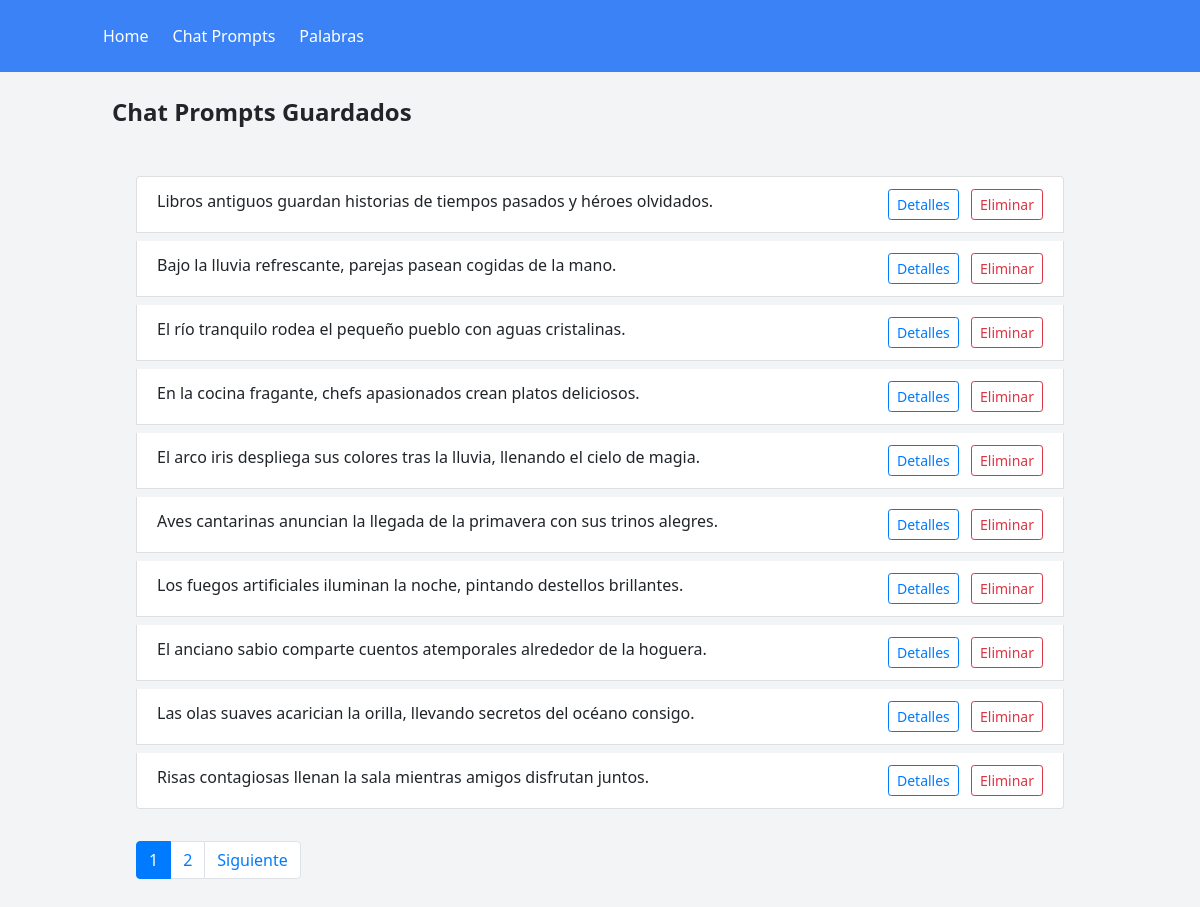
The app's page /prompts with its own data.
### models/prompt.py (models this page shows, shortened)
class Prompt(db.Model):
    id = db.Column(db.Integer, primary_key=True)
    content = db.Column(db.String(100))
    timestamp = db.Column(db.DateTime, default=datetime.now(timezone('America/Santiago')))

### routes/index.py (the view)
@index.route("/prompts")
def show_prompts():
    page = request.args.get('page', 1, type=int)
    per_page = 10
    prompts = Prompt.query.order_by(Prompt.id.desc()).paginate(page=page, per_page=per_page)
    return render_template('show_prompts.html', prompts=prompts)

### templates/show_prompts.html (shortened to what this page needs)
{% extends "layouts/main_nav.html" %}
{% block content %}
    <h1 class="text-2xl font-semibold mb-4">Chat Prompts Guardados</h1>
    <div class="container mx-auto p-6">
        {% if prompts.items %}
            <ul class="list-group">
                {% for form in prompts.items %}
                    <li class="list-group-item mb-2">
                        <span>{{ form.content }}</span>
                        <div class="float-right">
                            <a href="{{ url_for('index.details_of_prompt', form_id=form.id) }}" class="btn btn-outline-primary btn-sm mr-2">Detalles</a>
                            <a href="{{ url_for('index.delete_prompt', form_id=form.id) }}" class="btn btn-outline-danger btn-sm">Eliminar</a>
                        </div>
                    </li>
                {% endfor %}
            </ul>
            <div class="mt-4">
                <nav aria-label="Pagination">
                    <ul class="pagination">
                        {% for num in prompts.iter_pages(left_edge=1, right_edge=1, left_current=1, right_current=2) %}
                            {% if num %}
                                <li class="page-item {% if prompts.page == num %}active{% endif %}">
                                    <a class="page-link" href="{{ url_for('index.show_prompts', page=num) }}">{{ num }}</a>
                                </li>
                            {% else %}
                                <li class="page-item disabled"><span class="page-link">...</span></li>
                            {% endif %}
                        {% endfor %}
                        {% if prompts.has_next %}
                            <li class="page-item"><a class="page-link" href="{{ url_for('index.show_prompts', page=prompts.next_num) }}">Siguiente</a></li>
                        {% endif %}
                    </ul>
                </nav>
            </div>
        {% else %}
            <p>No hay formularios guardados.</p>
        {% endif %}
    </div>
{% endblock %}

### records on screen
Prompt: content "Libros antiguos guardan historias de tiempos pasados y héroes olvidados."
Prompt: content "Bajo la lluvia refrescante, parejas pasean cogidas de la mano."
Prompt: content "El río tranquilo rodea el pequeño pueblo con aguas cristalinas."
Prompt: content "En la cocina fragante, chefs apasionados crean platos deliciosos."
Prompt: content "El arco iris despliega sus colores tras la lluvia, llenando el cielo de magia."
Prompt: content "Aves cantarinas anuncian la llegada de la primavera con sus trinos alegres."
Prompt: content "Los fuegos artificiales iluminan la noche, pintando destellos brillantes."
Prompt: content "El anciano sabio comparte cuentos atemporales alrededor de la hoguera."
Prompt: content "Las olas suaves acarician la orilla, llevando secretos del océano consigo."
Prompt: content "Risas contagiosas llenan la sala mientras amigos disfrutan juntos."

### other values on screen
{{ num }} "1" "2"
